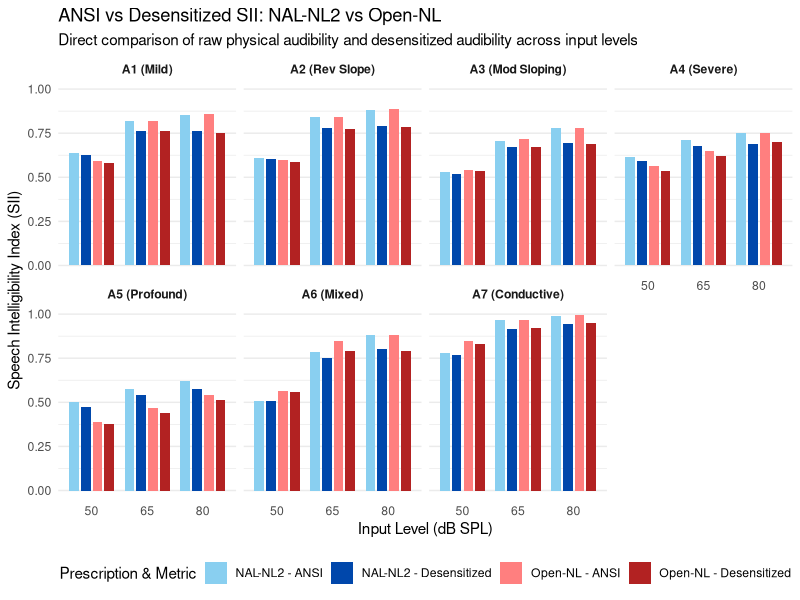
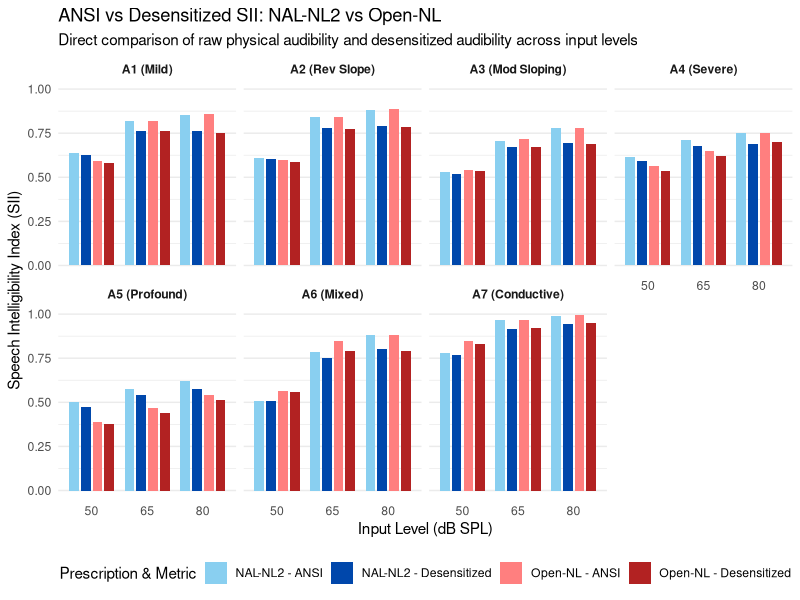

R code for these plots, in order:
library(ggplot2)
library(dplyr)
library(stringr)

raw_text <- "
| A1 (Mild) | 50 | NAL-NL2 | 0.635 | 0.626 | 1.15 |
| A1 (Mild) | 50 | Open-NL | 0.590 | 0.583 | 0.97 |
| A1 (Mild) | 65 | NAL-NL2 | 0.817 | 0.764 | 4.29 |
| A1 (Mild) | 65 | Open-NL | 0.818 | 0.764 | 4.44 |
| A1 (Mild) | 80 | NAL-NL2 | 0.853 | 0.762 | 10.23 |
| A1 (Mild) | 80 | Open-NL | 0.860 | 0.753 | 11.75 |
| A2 (Rev Slope) | 50 | NAL-NL2 | 0.609 | 0.603 | 1.01 |
| A2 (Rev Slope) | 50 | Open-NL | 0.596 | 0.587 | 0.98 |
| A2 (Rev Slope) | 65 | NAL-NL2 | 0.839 | 0.777 | 3.43 |
| A2 (Rev Slope) | 65 | Open-NL | 0.843 | 0.771 | 4.44 |
| A2 (Rev Slope) | 80 | NAL-NL2 | 0.883 | 0.791 | 7.06 |
| A2 (Rev Slope) | 80 | Open-NL | 0.886 | 0.784 | 8.00 |
| A3 (Mod Sloping) | 50 | NAL-NL2 | 0.530 | 0.518 | 0.90 |
| A3 (Mod Sloping) | 50 | Open-NL | 0.541 | 0.534 | 0.91 |
| A3 (Mod Sloping) | 65 | NAL-NL2 | 0.706 | 0.673 | 3.92 |
| A3 (Mod Sloping) | 65 | Open-NL | 0.718 | 0.671 | 4.20 |
| A3 (Mod Sloping) | 80 | NAL-NL2 | 0.777 | 0.695 | 9.82 |
| A3 (Mod Sloping) | 80 | Open-NL | 0.782 | 0.690 | 11.12 |
| A4 (Severe) | 50 | NAL-NL2 | 0.614 | 0.590 | 1.61 |
| A4 (Severe) | 50 | Open-NL | 0.562 | 0.537 | 1.16 |
| A4 (Severe) | 65 | NAL-NL2 | 0.711 | 0.676 | 6.10 |
| A4 (Severe) | 65 | Open-NL | 0.650 | 0.620 | 5.27 |
| A4 (Severe) | 80 | NAL-NL2 | 0.749 | 0.689 | 15.76 |
| A4 (Severe) | 80 | Open-NL | 0.749 | 0.699 | 15.47 |
| A5 (Profound) | 50 | NAL-NL2 | 0.504 | 0.474 | 1.65 |
| A5 (Profound) | 50 | Open-NL | 0.388 | 0.375 | 0.92 |
| A5 (Profound) | 65 | NAL-NL2 | 0.574 | 0.543 | 5.54 |
| A5 (Profound) | 65 | Open-NL | 0.466 | 0.437 | 4.32 |
| A5 (Profound) | 80 | NAL-NL2 | 0.619 | 0.577 | 13.17 |
| A5 (Profound) | 80 | Open-NL | 0.542 | 0.513 | 12.49 |
| A6 (Mixed) | 50 | NAL-NL2 | 0.506 | 0.506 | 0.36 |
| A6 (Mixed) | 50 | Open-NL | 0.563 | 0.561 | 0.65 |
| A6 (Mixed) | 65 | NAL-NL2 | 0.786 | 0.753 | 2.12 |
| A6 (Mixed) | 65 | Open-NL | 0.846 | 0.789 | 3.48 |
| A6 (Mixed) | 80 | NAL-NL2 | 0.881 | 0.801 | 5.40 |
| A6 (Mixed) | 80 | Open-NL | 0.882 | 0.793 | 6.98 |
| A7 (Conductive) | 50 | NAL-NL2 | 0.778 | 0.768 | 0.02 |
| A7 (Conductive) | 50 | Open-NL | 0.847 | 0.831 | 0.08 |
| A7 (Conductive) | 65 | NAL-NL2 | 0.964 | 0.918 | 1.15 |
| A7 (Conductive) | 65 | Open-NL | 0.968 | 0.922 | 1.77 |
| A7 (Conductive) | 80 | NAL-NL2 | 0.991 | 0.945 | 6.66 |
| A7 (Conductive) | 80 | Open-NL | 0.996 | 0.949 | 8.37 |
"

lines <- str_split(raw_text, "\n")[[1]]
lines <- lines[grepl("\\|", lines)]

df <- data.frame(Profile=character(), Level=numeric(), Method=character(), Metric=character(), Value=numeric(), stringsAsFactors=FALSE)

for (line in lines) {
  parts <- str_split(line, "\\|")[[1]]
  parts <- str_trim(parts)
  if (length(parts) < 6) next
  
  profile <- parts[2]
  level <- as.numeric(parts[3])
  method <- parts[4]
  ansi_sii <- as.numeric(parts[5])
  eff_sii <- as.numeric(parts[6])
  
  df <- rbind(df, data.frame(Profile=profile, Level=level, Method=method, Metric="ANSI", Value=ansi_sii))
  df <- rbind(df, data.frame(Profile=profile, Level=level, Method=method, Metric="Desensitized", Value=eff_sii))
}

# Create a combined grouping variable
df$Group <- factor(paste(df$Method, df$Metric, sep=" - "),
                   levels = c("NAL-NL2 - ANSI", "NAL-NL2 - Desensitized", "Open-NL - ANSI", "Open-NL - Desensitized"))

# Custom color palette:
# NAL-NL2 ANSI: Light Blue, NAL-NL2 Eff: Dark Blue
# Open-NL ANSI: Light Red, Open-NL Eff: Dark Red
my_colors <- c("NAL-NL2 - ANSI" = "#89CFF0", "NAL-NL2 - Desensitized" = "#0047AB",
               "Open-NL - ANSI" = "#FF7F7F", "Open-NL - Desensitized" = "#B22222")

p <- ggplot(df, aes(x=as.factor(Level), y=Value, fill=Group)) +
  geom_bar(stat="identity", position=position_dodge(width=0.85), width=0.7) +
  facet_wrap(~Profile, ncol=4) +
  scale_fill_manual(values = my_colors) +
  theme_minimal() +
  labs(title="ANSI vs Desensitized SII: NAL-NL2 vs Open-NL",
       subtitle="Direct comparison of raw physical audibility and desensitized audibility across input levels",
       x="Input Level (dB SPL)",
       y="Speech Intelligibility Index (SII)",
       fill="Prescription & Metric") +
  theme(legend.position="bottom",
        strip.text = element_text(face="bold"),
        panel.grid.major.x = element_blank())

ggsave("/home/mark/Development/SII-github/manuscript_figures/OpenNL_vs_NALNL2_SII_Grouped.png", plot=p, width=12, height=6, dpi=300)
ggsave("/home/mark/.gemini/antigravity/brain/d1572c05-6279-48ca-983d-ed6e97ed4c47/OpenNL_vs_NALNL2_SII_Grouped.png", plot=p, width=12, height=6, dpi=300)
